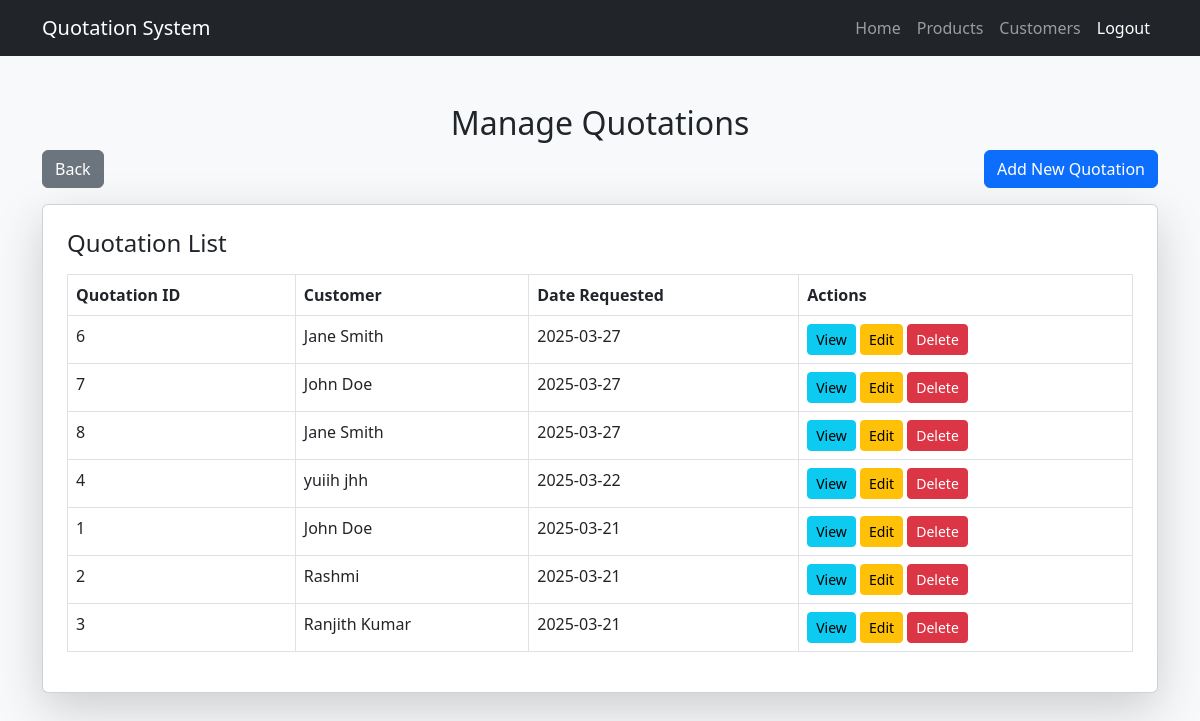
Page /quotations.php (signed in) on the earlier database version.
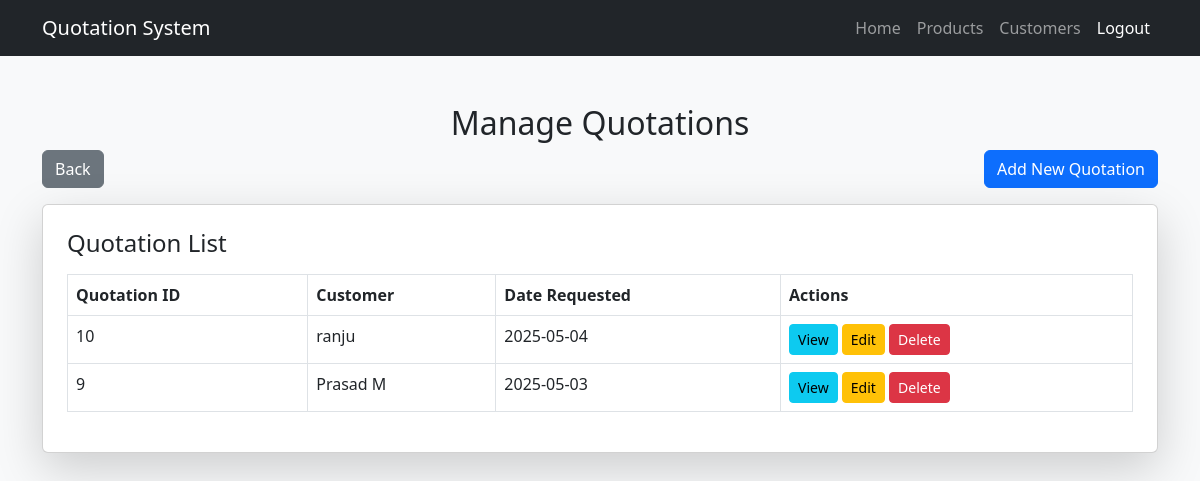
Same page on the later database version.
### tables this page shows
CREATE TABLE `quotations` (
  `id` int NOT NULL AUTO_INCREMENT,
  `customer_id` int NOT NULL,
  `date_requested` date NOT NULL,
  PRIMARY KEY (`id`),
  KEY `customer_id` (`customer_id`),
  CONSTRAINT `quotations_ibfk_1` FOREIGN KEY (`customer_id`) REFERENCES `customers` (`id`) ON DELETE CASCADE
);

CREATE TABLE `customers` (
  `id` int NOT NULL AUTO_INCREMENT,
  `name` varchar(100) NOT NULL,
  `address` text NOT NULL,
  `phone` varchar(15) NOT NULL,
  `email` varchar(100) NOT NULL,
  PRIMARY KEY (`id`),
  UNIQUE KEY `email` (`email`)
);

### quotations.php (the view, shortened to what this page needs)
<?php
include 'db_connect.php';
$quotations = $conn->query("
    SELECT q.id, c.name AS customer_name, q.date_requested
    FROM quotations q
    JOIN customers c ON q.customer_id = c.id
    ORDER BY q.date_requested DESC
");
?>
<!DOCTYPE html>
<html lang="en">
<head>
    <link rel="stylesheet" href="https://cdnjs.cloudflare.com/ajax/libs/bootstrap/5.3.0/css/bootstrap.min.css">
</head>
<body class="bg-light">
    <nav class="navbar navbar-expand-lg navbar-dark bg-dark">
        <div class="container">
            <a class="navbar-brand" href="dashboard.php">Quotation System</a>
            <div class="collapse navbar-collapse" id="navbarNav">
                <ul class="navbar-nav ms-auto">
                    <li class="nav-item"><a class="nav-link" href="dashboard.php">Home</a></li>
                    <li class="nav-item"><a class="nav-link" href="products.php">Products</a></li>
                    <li class="nav-item"><a class="nav-link" href="customers.php">Customers</a></li>
                    <li class="nav-item"><a class="nav-link btn btn-danger text-white" href="logout.php">Logout</a></li>
                </ul>
            </div>
        </div>
    </nav>
    <div class="container mt-5">
        <h2 class="text-center">Manage Quotations</h2>
        <div class="d-flex justify-content-between mb-3">
            <a href="dashboard.php" class="btn btn-secondary">Back</a>
            <a href="add_quotation.php" class="btn btn-primary">Add New Quotation</a>
        </div>
        <div class="card p-4 shadow-lg">
            <h4 class="mb-3">Quotation List</h4>
            <table class="table table-bordered">
                <thead>
                    <tr>
                        <th>Quotation ID</th>
                        <th>Customer</th>
                        <th>Date Requested</th>
                        <th>Actions</th>
                    </tr>
                </thead>
                <tbody>
                    <?php while ($row = $quotations->fetch_assoc()): ?>
                        <tr>
                            <td><?php echo $row['id']; ?></td>
                            <td><?php echo $row['customer_name']; ?></td>
                            <td><?php echo $row['date_requested']; ?></td>
                            <td>
                                <a href="view_quotation.php?id=<?php echo $row['id']; ?>" class="btn btn-info btn-sm">View</a>
                                <a href="edit_quotation.php?id=<?php echo $row['id']; ?>" class="btn btn-warning btn-sm">Edit</a>
                                <a href="delete_quotation.php?id=<?php echo $row['id']; ?>" class="btn btn-danger btn-sm" onclick="return confirm('Are you sure?')">Delete</a>
                            </td>
                        </tr>
                    <?php endwhile; ?>
                </tbody>
            </table>
        </div>
    </div>
</body>
</html>

Differences in the rows shown:
removed quotations: id "6", customer.name "Jane Smith", date_requested "2025-03-27"
removed quotations: id "7", customer.name "John Doe", date_requested "2025-03-27"
removed quotations: id "8", customer.name "Jane Smith", date_requested "2025-03-27"
removed quotations: id "4", customer.name "yuiih jhh", date_requested "2025-03-22"
removed quotations: id "1", customer.name "John Doe", date_requested "2025-03-21"
removed quotations: id "2", customer.name "Rashmi", date_requested "2025-03-21"
removed quotations: id "3", customer.name "Ranjith Kumar", date_requested "2025-03-21"
added quotations: id "10", customer.name "ranju", date_requested "2025-05-04"
added quotations: id "9", customer.name "Prasad M", date_requested "2025-05-03"
